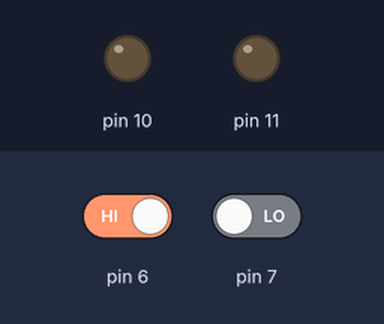
This sketch was run on a simulated Arduino Uno, built with avr-gcc and run on an emulated ATmega328P. Shown: output pins drawn as LEDs (lit = HIGH). The test bench sets the inputs (shaded band); at power-on: pin 6 HIGH, pin 7 LOW.

Above: at 1.2 s.
1.3 s: pin 6 driven LOW
At 1.9 s:
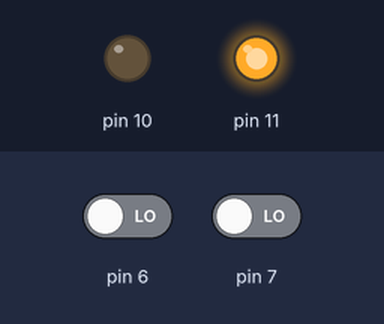
2.8 s: pin 7 driven HIGH
At 3.1 s:
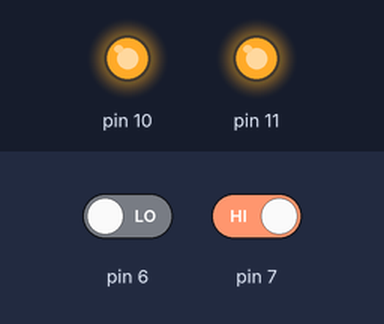
Timing chart, 0 to 5.8 s (numbered marks = the images above; inputs shaded):
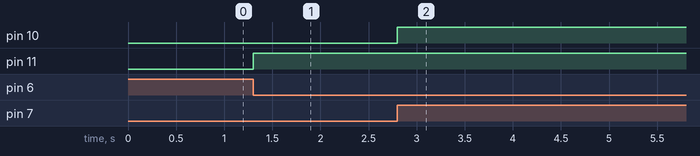

The sketch:

exercicio_07.ino
```cpp
void setup() {
  pinMode(11, OUTPUT);
  pinMode(10, OUTPUT);


  pinMode(6, INPUT);
  pinMode(7, INPUT);


}

void loop() {

  int liga = digitalRead(6);
  if (liga == 0) {


    digitalWrite(11, HIGH);

  }

  int ligadois = digitalRead(7);
  if (ligadois == 1) {


    digitalWrite(10, HIGH);

  }


}
```

Measured:
- after the input at 1.3 s, pin 11: LOW → HIGH at once
- after the input at 2.8 s, pin 10: LOW → HIGH at once
